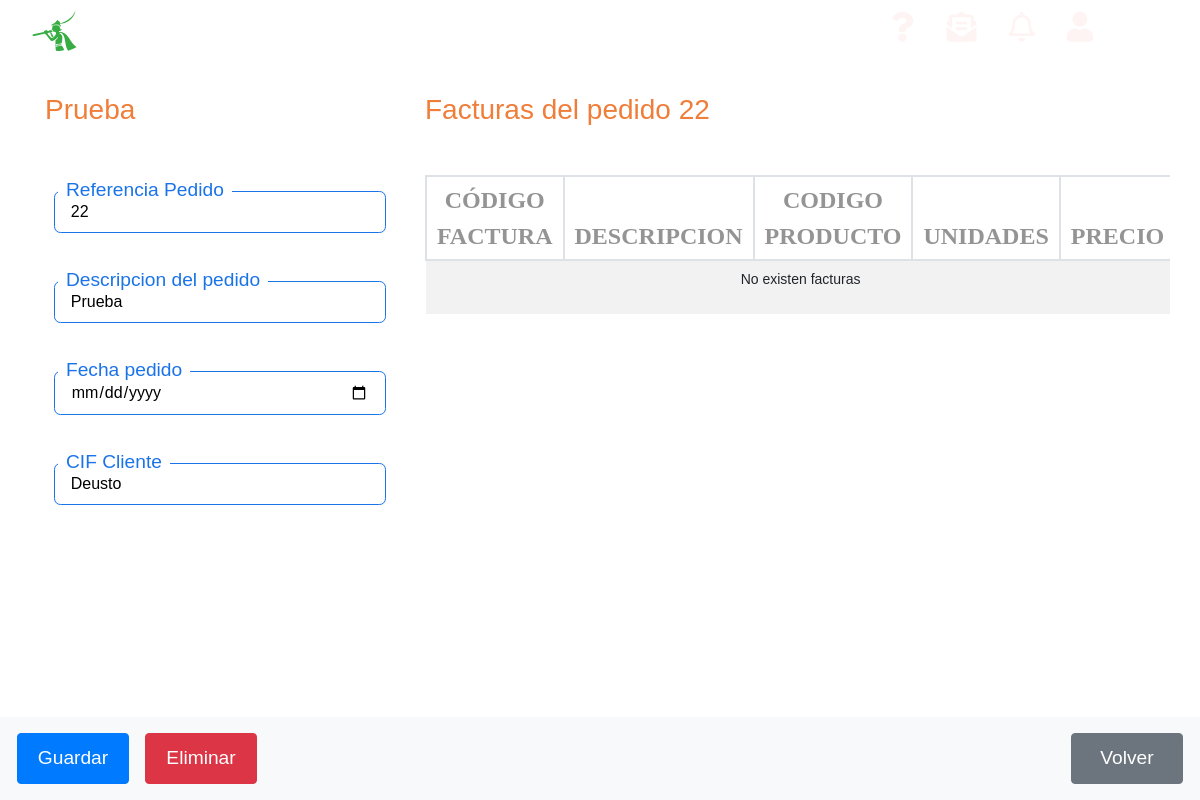
The app's page /appEntrega/pedidos/22/ with its own data.
### appEntrega/models.py (models this page shows, shortened)
class Orden_Pedido(models.Model):
    pedido_referencia = models.CharField(max_length=12, primary_key=True)
    pedido_fecha = models.DateField(auto_now=True)
    pedido_descripcion = models.TextField(max_length=250)
    pedido_cliente_cif = models.ForeignKey(Cliente, on_delete=models.CASCADE)

class Cliente(models.Model):
    cif = models.CharField(max_length=12, primary_key=True)
    nombre_empresa = models.CharField(max_length=40)
    email = models.EmailField(max_length=254)
    telefono = models.IntegerField(unique=True)
    nombre_cliente = models.CharField(max_length=20)
    def __str__(self):
        return self.nombre_empresa

### appEntrega/views.py (the view)
# urls.py: path('pedidos/<int:pk>/', PedidoDetailView.as_view(), name='detallePedido'),
class PedidoDetailView(DetailView):
    model = Orden_Pedido
    template_name = 'updatePedido.html'
    context_object_name = 'pedido'
    def get_context_data(self, **kwargs):
        context = super().get_context_data(**kwargs)
        context['lista_facturas'] = Factura.objects.all().filter(pedido_referencia=self.kwargs['pk'])
        return context
    class UpdatePedidoView(UpdateView):
        model = Orden_Pedido
        fields = ['pedido_descripcion', 'pedido_referencia', 'pedido_cliente_cif']
        success_url = reverse_lazy('listaPedido')

### appEntrega/templates/updatePedido.html
{% extends 'detallePedido.html' %}
{% block updatePedido %}
<form id="updateProduct" class="contenedor" action="" method="POST">{% csrf_token %}
    <div class="formulario__grupo mt-3 focus mb-5">
        <div class="formulario__grupo-label d-flex">
            <label for="referencia" class="formulario__label">
                <span class="formulario__span">Referencia Pedido</span>
                <div class="formulario__grupo-input">
                    <input autofocus="true" autocomplete="off" type="text" name="referencia" id="referencia"
                        class="formulario__input" value="{{pedido.pedido_referencia}}">
                </div>
            </label>
        </div>
    </div>
    <div class="formulario__grupo mt-3 focus mb-5">
        <div class="formulario__grupo-label d-flex">
            <label for="name" class="formulario__label">
                <span class="formulario__span">Descripcion del pedido</span>
                <div class="formulario__grupo-input">
                    <input autofocus="true" autocomplete="off" type="text" name="name" id="name"
                        class="formulario__input" value="{{pedido.pedido_descripcion}}">
                </div>
            </label>
        </div>
    </div>
    <div class="formulario__grupo mt-3 focus mb-5">
        <div class="formulario__grupo-label d-flex">
            <label for="descripcion" class="formulario__label">
                <span class="formulario__span">Fecha pedido</span>
                <div class="formulario__grupo-input">
                    <input autofocus="true" autocomplete="off" type="date" name="fecha" id="fecha"
                        class="formulario__input" value="{{pedido.pedido_fecha}}">
                </div>
            </label>
        </div>
    </div>
    <div class="formulario__grupo mt-3 focus mb-5">
        <div class="formulario__grupo-label d-flex">
            <label for="categoria" class="formulario__label">
                <span class="formulario__span">CIF Cliente</span>
                <div class="formulario__grupo-input">
                    <input autofocus="true" autocomplete="off" type="text" name="categoria" id="categoria"
                        class="formulario__input" value="{{pedido.pedido_cliente_cif}}">
                </div>
            </label>
        </div>
    </div>
</form>
{% endblock %}

### appEntrega/templates/detallePedido.html (shortened to what this page needs)
{% extends 'base.html' %}
{% block content %}
<div class="contenedor my-3 row justify-content-around">
	<div class="pedido col-4">
		<h3 class="orange-color mt-3 mb-5">{{pedido.pedido_descripcion}}</h3>
		{% if pedido %}
			{% block updatePedido %}
			{% endblock %}
		{% else %}
		<p>No hay pedidos</p>
		{% endif %}
	</div>
	<div class="facturas col-8">
		<h3 class="orange-color mt-3 mb-5">Facturas del pedido {{pedido.pedido_referencia}}</h3>
		<table class="table-deustronic table table-striped table-hover">
			<thead>
				<tr>
					<th>CÓDIGO FACTURA</th>
					<th>DESCRIPCION</th>
					<th>CODIGO PRODUCTO</th>
					<th>UNIDADES</th>
					<th>PRECIO</th>
				</tr>
			</thead>
			<tbody>
				{% if lista_facturas %}
				{% for f in lista_facturas %}
				<tr ondblclick="location.href='http://127.0.0.1:8000/appEntrega/facturas/{{factura.pk}}'">
					<td>{{f.referencia}}</td>
					<td>{{f.descripcion}}</td>
					<td>{{f.producto_referencia}}</td>
					<td>{{f.unidades}}</td>
					<td>{{f.linea_precio}}</td>
					<td><button class="btn"
							onclick="location.href='http://127.0.0.1:8000/appEntrega/facturas/{{f.pk}}/delete/'"><i
								class="fas fa-trash-alt"></i></button></td>
				</tr>
				{% endfor %}
				{% else %}
				<tr>
					<td colspan="5">
						<p>No existen facturas</p>
					</td>
				</tr>
				{% endif %}
			</tbody>
		</table>
	</div>
</div>
<nav class="p-2 px-4 mt-5 navbar-light bg-light fixed-bottom z-2 m-footer">
	<div class="row justify-content-between">
		<div class="d-flex">
			<div class="form-inline ml-auto">
				<button type="submit" form="updateProduct" value="Update" class="btn boton-nav btn-primary m-2"
					onclick="location.href='http://127.0.0.1:8000/appEntrega/pedidos/{{pedido.pk}}/editar/'">Guardar
				</button>
			</div>
			<div class="form-inline ml-auto">
				<button type="button" class="btn boton-nav btn-danger m-2" data-toggle="modal"
					data-target="#delete-modal"
					onclick="location.href='http://127.0.0.1:8000/appEntrega/pedidos/{{pedido.pk}}/delete/'">Eliminar
				</button>
			</div>
		</div>
		<div class="form-inline ml-auto">
			<button onclick="location.href='http://127.0.0.1:8000/appEntrega/pedidos'"
				class="btn boton-nav btn-secondary m-2" type="button">Volver</button>
		</div>
	</div>
</nav>
{% endblock %}

### appEntrega/static/style/styles.css (style rules this page uses)
.orange-color, .orange-color:hover { color: rgb(239, 126, 58) !important; font-weight: 100 !important; }
* { font-family: 'FiraSans-Regular', sans-serif; }
html { overflow-x: hidden; overflow-y: overlay; }
html, body { height: 100%; }
body { margin: 0; }
.contenedor { width: 95%; margin: 0 auto; overflow: hidden; }

### appEntrega/static/style/table.css (style rules this page uses)
table { overflow: scroll; }
table td { vertical-align: middle !important; }
.table-deustronic th { color: #949494; font-weight: bold; font-size: 1.5rem; padding: 5px 10px; border: 2px solid #dee2e6; font-family: FiraSans-Regular, Calibri, Verdana; text-align: center !important; }
.table-deustronic td { font-size: 14px; padding: 0.5rem; text-align: center !important; cursor: pointer !important; }

### appEntrega/static/style/productos.css (style rules this page uses)
.boton-nav { width: 7rem; height: 3.2rem !important; color: white !important; font-weight: 400; font-size: 1.2rem; text-decoration: none; outline-style: none; }

### appEntrega/static/style/forms.css (style rules this page uses)
.formulario__grupo .formulario__input, .formulario__grupo .formulario__span { font: 16px 16px "Poppins", sans-serif; font-weight: 300; padding: 0; }
.formulario__input { border: none; background-color: transparent; outline: none; display: block; width: 100%; }
.formulario__label { padding: 0.5rem 1rem; display: block; width: 100%; margin: 0 auto; border: 0.1rem solid silver; border-radius: 0.4rem; position: relative; box-sizing: border-box; transition: 0.25s; }
.formulario__span { color: silver; position: absolute; top: 0.8rem; left: 1rem; transition: 0.25s; }
.focus .formulario__label { border-color: #1a73e8; }
.focus .formulario__span { color: #1a73e8; left: 0.2rem; top: -1rem; font-size: 1.2rem; background-color: white; padding: 0 0.5rem; }
.formulario__grupo-input { position: relative; }
.m-footer { padding-bottom: 3rem; }

### appEntrega/static/style/modal.css (style rules this page uses)
:root { --lightgray: #efefef; --blue: steelblue; --white: #fff; --black: rgba(0, 0, 0, 0.8); --bounceEasing: cubic-bezier(0.51, 0.92, 0.24, 1.15); }
* { padding: 0; margin: 0; }
.z-2 { z-index: 2; }

### records on screen
Orden_Pedido: pedido_descripcion "Prueba", referencia "22", name "Prueba", categoria "Deusto", pedido_referencia "22"
